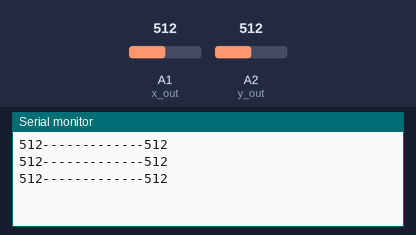
This sketch was run on a simulated Arduino Uno, built with avr-gcc and run on an emulated ATmega328P. Parts: the last lines printed to the serial monitor. The inputs (shaded band) are chosen by the test bench; at power-on: A1 (x_out) = 512, A2 (y_out) = 512. No radio packets arrive unless stated.

Above: at 1.3 s.
1.4 s: A1 (x_out) set to 716
At 1.9 s:
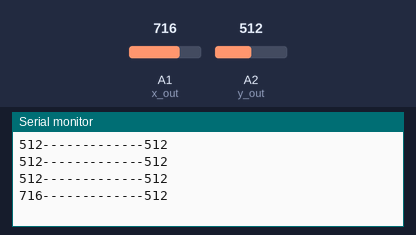
2.9 s: A2 (y_out) set to 716
At 3.4 s:
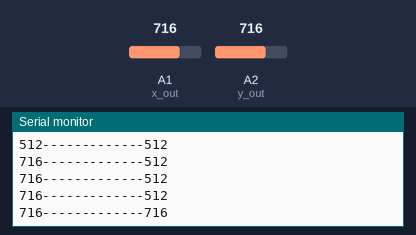
4.4 s: A1 (x_out) set to 900
At 4.9 s:
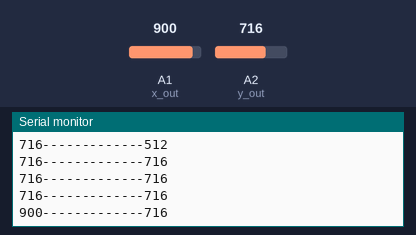
5.9 s: A2 (y_out) set to 900
At 6.4 s:
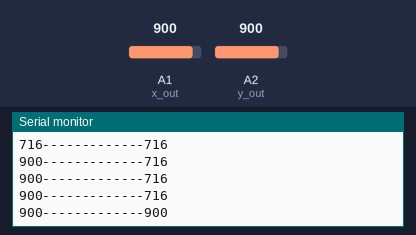
Timing chart, 0 to 8.4 s (numbered marks = the images above; inputs shaded):
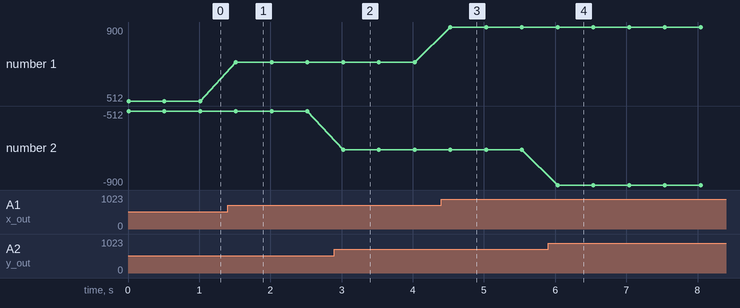

The sketch:

testradiotransmitter.ino
```cpp
//Include Libraries
#include <SPI.h>
#include <nRF24L01.h>
#include <RF24.h>


const int x_out = A1;
const int y_out = A2;

//create an RF24 object
RF24 radio(7, 8);  // CE, CSN

//address through which two modules communicate.
const byte address[6] = "00001";

// variables for accelerometer value
typedef struct {
  int xAxis;
  int yAxis;

}data;

data send_data;


void setup()
{
  radio.begin();

  /*//Temp Code*/
  Serial.begin(9600);


  //set the address
  radio.openWritingPipe(address);
  radio.setPALevel(RF24_PA_LOW);
  //Set module as transmitter
  radio.stopListening();
}
void loop()
{
  //reading values from accelerometer
    send_data.xAxis = analogRead(x_out);
    send_data.yAxis = analogRead(y_out);

      radio.write(&send_data, sizeof(send_data));

      /*/Temp Code*/
 Serial.print(send_data.xAxis);
Serial.print("-------------");
Serial.print(send_data.yAxis);
Serial.println(" ");


    delay(500);
}
```

Measured:
- after the input at 1.4 s, the serial monitor: prints a new line after 0.11 s (image 1)
- after the input at 2.9 s, the serial monitor: prints a new line after 0.12 s (image 2)
- after the input at 4.4 s, the serial monitor: prints a new line after 0.13 s (image 3)
- after the input at 5.9 s, the serial monitor: prints a new line after 0.13 s (image 4)
- plotted number 1: 512 → 716 after the input at 1.4 s, 716 → 900 after the input at 4.4 s
- plotted number 2: -512 → -716 after the input at 2.9 s, -716 → -900 after the input at 5.9 s
